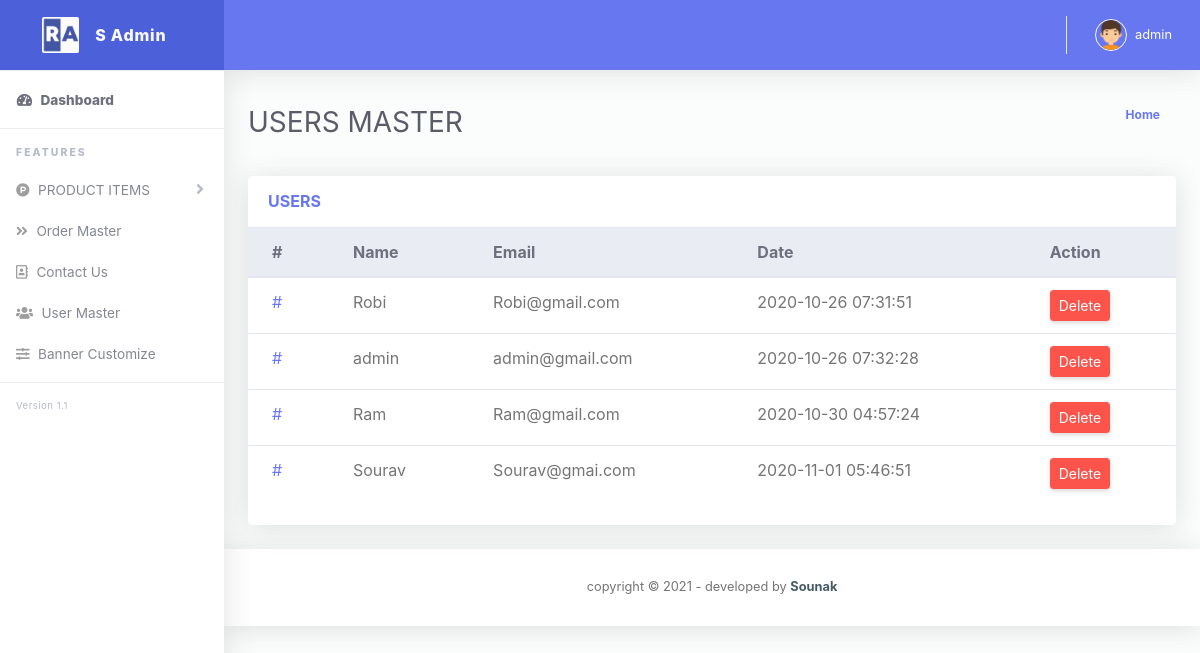
The app's page /admin/users.php (signed in) with its own data.
### tables this page shows
CREATE TABLE `users` (
  `id` int(11) NOT NULL,
  `name` varchar(255) NOT NULL,
  `email` varchar(50) NOT NULL,
  `password` varchar(50) NOT NULL,
  `added_on` datetime NOT NULL
);

### admin/users.php (the view, shortened to what this page needs)
<?php
	require('header.inc.php');
					?>
        <div class="container-fluid" id="container-wrapper">
          <div class="d-sm-flex align-items-center justify-content-between mb-4">
            <h1 class="h3 mb-0 text-gray-800">USERS MASTER</h1>
            <ol class="breadcrumb">
              <li class="breadcrumb-item"><a href="index.php">Home</a></li>
            </ol>
          </div>
          <div class="row">
            <div class="col-lg-12 mb-4">
              <div class="card">
                <div class="card-header py-3 d-flex flex-row align-items-center justify-content-between">
                  <h6 class="m-0 font-weight-bold text-primary">USERS</h6>
                </div>
                <div class="table-responsive">
                  <table class="table align-items-center table-flush">
                    <thead class="thead-light">
                      <tr>
                        <th>#</th>
                        <th>Name</th>
                        <th>Email</th>
                        <th>Date</th>
                        <th>Action</th>
                      </tr>
                    </thead>
                    <tbody>
					<?php
						$sql="select * from users";
						$result=mysqli_query($conn,$sql);
						while($row=mysqli_fetch_assoc($result)){
					?>
                      <tr>
                        <td><a href="#">#</a></td>
                        <td><?php echo $row['name']?></td>
                        <td><?php echo $row['email']?></td>
                        <td><?php echo $row['added_on']?></td>
                        <td><a href="users.php?oparetion=delete&id=<?php echo $row['id']?>" class="btn btn-sm btn-danger">Delete</a></td>
                      </tr>
					<?php
						}
					?>
                    </tbody>
                  </table>
                </div>
                <div class="card-footer"></div>
              </div>
            </div>
          </div>
        </div>
<?php
	require('footer.inc.php');
?>

### records on screen
users: name "Robi", email "Robi@gmail.com", added_on "2020-10-26 07:31:51"
users: name "admin", email "admin@gmail.com", added_on "2020-10-26 07:32:28"
users: name "Ram", email "Ram@gmail.com", added_on "2020-10-30 04:57:24"
users: name "Sourav", email "Sourav@gmai.com", added_on "2020-11-01 05:46:51"

### other values on screen
$admin_name "admin"
